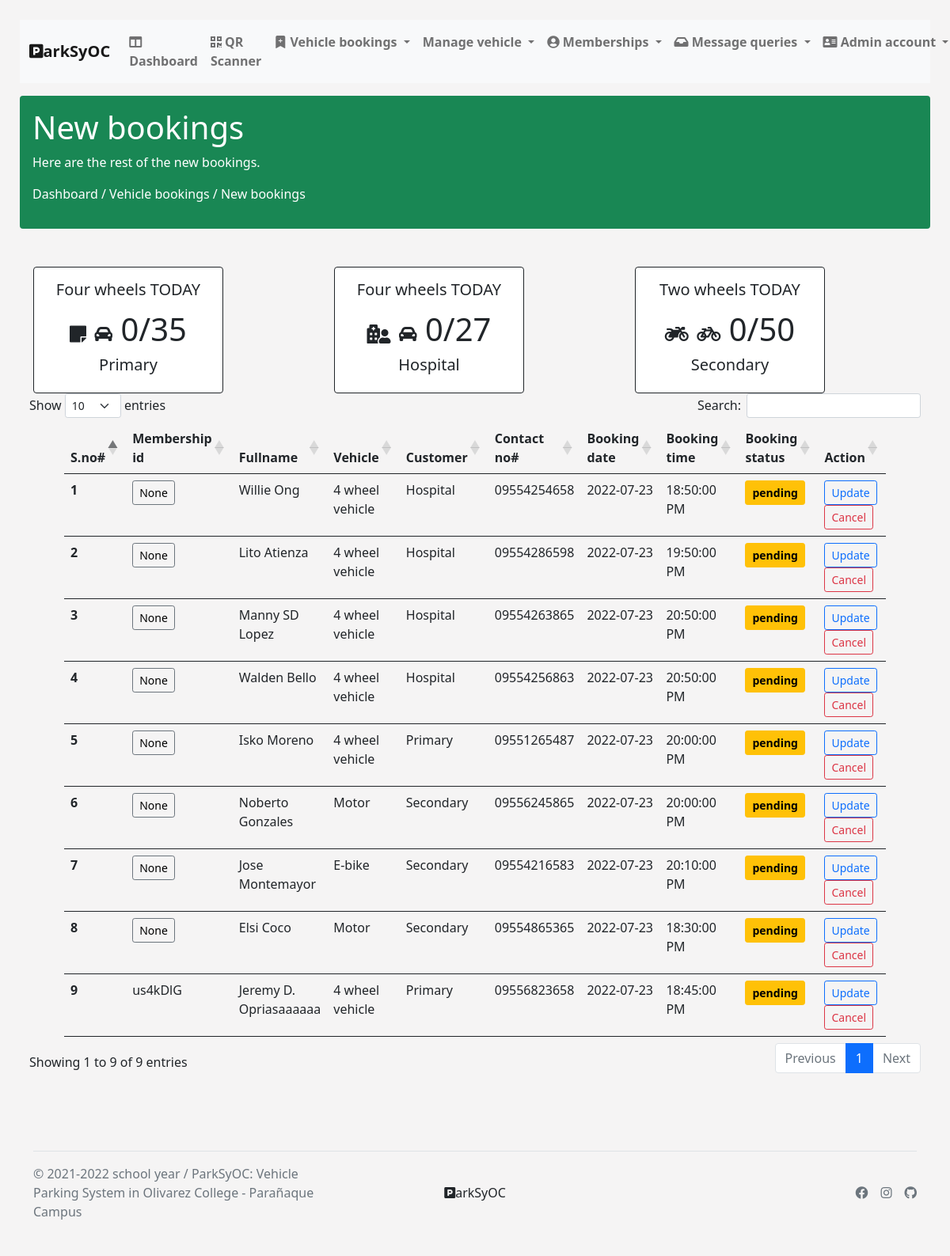
Screenshot of /newBooking.php with the database file from the repository.
### tables this page shows
CREATE TABLE `add_vehicle` (
  `id` int(11) NOT NULL,
  `mmbrshp_id` varchar(255) NOT NULL,
  `identification` varchar(2048) NOT NULL,
  `vhcl_type` varchar(255) NOT NULL,
  `cstmr_type` varchar(255) NOT NULL,
  `plate_no` varchar(255) NOT NULL,
  `ownr_name` varchar(255) NOT NULL,
  `email` varchar(255) NOT NULL,
  `cntct_no` varchar(255) NOT NULL,
  `time_in` datetime NOT NULL,
  `out_time` datetime NOT NULL,
  `remarks` varchar(500) NOT NULL,
  `cstmr_stts` longtext NOT NULL,
  `booking_stts` longtext NOT NULL,
  `prkng_fee` varchar(255) NOT NULL,
  `bkng_time` time NOT NULL,
  `bkng_dt` date DEFAULT NULL,
  `qrcode` varchar(2048) NOT NULL,
  `getIn` time NOT NULL,
  `getOut` time NOT NULL,
  `hospitalID` varchar(2048) NOT NULL
);

### newBooking.php (the view, shortened to what this page needs)
<?php
require_once './db/pdo.php';
$member_count = "SELECT COUNT(id) FROM add_vehicle WHERE booking_stts = 'completed' AND out_time = '' AND date(bkng_dt) = CURRENT_DATE() AND vhcl_type = '4 wheel vehicle' AND cstmr_type = 'Member' ";
$member_fwheels = $pdo->query($member_count);
$member_fwheels->execute();
$rows_fwheels_member = $member_fwheels->fetchColumn();
$employee_count = "SELECT COUNT(id) FROM add_vehicle WHERE booking_stts = 'completed' AND out_time = '' AND date(bkng_dt) = CURRENT_DATE() AND vhcl_type = '4 wheel vehicle' AND cstmr_type = 'Employee' ";
$employee_fwheels = $pdo->query($employee_count);
$employee_fwheels->execute();
$rows_fwheels_employee = $employee_fwheels->fetchColumn();
$student_count = "SELECT COUNT(id) FROM add_vehicle WHERE booking_stts = 'completed' AND out_time = '' AND date(bkng_dt) = CURRENT_DATE() AND vhcl_type = '4 wheel vehicle' AND cstmr_type = 'Student' ";
$student_fwheels = $pdo->query($student_count);
$student_fwheels->execute();
$rows_fwheels_student = $student_fwheels->fetchColumn();
$visitor_count = "SELECT COUNT(id) FROM add_vehicle WHERE booking_stts = 'completed' AND out_time = '' AND date(bkng_dt) = CURRENT_DATE() AND vhcl_type = '4 wheel vehicle' AND cstmr_type = 'Visitor' ";
$visitor_fwheels = $pdo->query($visitor_count);
$visitor_fwheels->execute();
$rows_fwheels_visitor = $visitor_fwheels->fetchColumn();
$four_wheels_primary = $rows_fwheels_member + $rows_fwheels_employee + $rows_fwheels_student + $rows_fwheels_visitor;
$four_wheels_h = "SELECT COUNT(id) FROM add_vehicle WHERE booking_stts = 'completed' AND out_time = '' AND date(bkng_dt) = CURRENT_DATE() AND vhcl_type = '4 wheel vehicle' AND cstmr_type = 'Hospital' ";
$total_fwheels_h = $pdo->query($four_wheels_h);
$total_fwheels_h->execute();
$rows_fwheels_h = $total_fwheels_h->fetchColumn();
$motorWheels = "SELECT COUNT(id) FROM add_vehicle WHERE booking_stts = 'completed' AND out_time = '' AND date(bkng_dt) = CURRENT_DATE() AND vhcl_type = 'Motor' ";
$total_mwheels = $pdo->query($motorWheels);
$total_mwheels->execute();
$rows_mwheels = $total_mwheels->fetchColumn();
$bicycleWheels = "SELECT COUNT(id) FROM add_vehicle WHERE booking_stts = 'completed' AND out_time = '' AND date(bkng_dt) = CURRENT_DATE() AND vhcl_type = 'Bicycle' ";
$total_bwheels = $pdo->query($bicycleWheels);
$total_bwheels->execute();
$rows_bwheels = $total_bwheels->fetchColumn();
$eBikeWheels = "SELECT COUNT(id) FROM add_vehicle WHERE booking_stts = 'completed' AND out_time = '' AND date(bkng_dt) = CURRENT_DATE()  AND vhcl_type = 'E-bike' ";
$total_eBikeWheels = $pdo->query($eBikeWheels);
$total_eBikeWheels->execute();
$rows_eBikewheels = $total_eBikeWheels->fetchColumn();
$twoThreeWheels = $rows_mwheels + $rows_bwheels + $rows_eBikewheels;
$stmt = $pdo->query("SELECT * FROM add_vehicle WHERE date(bkng_dt) AND booking_stts = '' AND cstmr_stts = '' ORDER BY id ASC");
$stmt->execute();
$rows2 = $stmt->fetchAll(PDO::FETCH_ASSOC);
?>
<!DOCTYPE html>
<html lang="en">
<head>
  <link rel="stylesheet" href="https://use.fontawesome.com/releases/v5.15.4/css/all.css">
  <link href="https://cdn.jsdelivr.net/npm/bootstrap@5.1.3/dist/css/bootstrap.min.css" rel="stylesheet">
  <link rel="stylesheet" href="https://cdn.datatables.net/1.11.4/css/dataTables.bootstrap5.min.css">
  <link rel="stylesheet" href="./public/styles.css">
</head>
<body>
  <?php include_once "./views/nav.php"; ?>
  <div class="jumbutron-section mb-5">
    <div class="mt-3 p-3 bg-success text-white rounded">
      <h1>New bookings</h1>
      <p>Here are the rest of the new bookings.</p>
      <p>Dashboard / Vehicle bookings / New bookings</p>
    </div>
  </div>
  <div class="container">
    <div class="row">
      <div class="col">
        <div class="card border-dark text-center" style="width: 15rem; height: 10rem">
          <div class="card-body">
            <h5 class="card-title">Four wheels TODAY</h5>
            <div class="card-text fs-1">
              <i class="fas fa-sticky-note fs-4"></i>
              <i class="fas fa-car-alt fs-4"></i>
              <?php
                echo $four_wheels_primary . "/35";
              ?>
              <footer class="fs-5">Primary</footer>
            </div>
          </div>
        </div>
      </div>
      <div class="col">
        <div class="card border-dark text-center" style="width: 15rem; height: 10rem">
          <div class="card-body">
            <h5 class="card-title">Four wheels TODAY</h5>
            <div class="card-text fs-1">
              <i class="fas fa-hospital-user fs-4"></i>
              <i class="fas fa-car-alt fs-4"></i>
              <?php
                echo $rows_fwheels_h . "/27";
              ?>
              <footer class="fs-5">Hospital</footer>
            </div>
          </div>
        </div>
      </div>
      <div class="col">
        <div class="card border-dark text-center" style="width: 15rem; height: 10rem">
          <div class="card-body">
            <h5 class="card-title">Two wheels TODAY</h5>
            <div class="card-text fs-1">
              <i class="fas fa-motorcycle fs-4"></i>
              <i class="fas fa-bicycle fs-4"></i>
              <?php
                echo $twoThreeWheels . "/50";
              ?>
              <footer class="fs-5">Secondary</footer>
            </div>
          </div>
        </div>
      </div>
    </div>
  </div>
  <div class="container-fluid">
    <table id="datatableid" class="table table-hover border-dark">
      <thead>
        <tr>
          <th scope="col">S.no#</th>
          <th scope="col">Membership id</th>
          <th scope="col">Fullname</th>
          <th scope="col">Vehicle</th>
          <th scope="col">Customer</th>
          <th scope="col">Contact no#</th>
          <th scope="col">Booking date</th>
          <th scope="col">Booking time</th>
          <th scope="col">Booking status</th>
          <th scope="col">Action</th>
        </tr>
      </thead>
      <tbody>
          <tr>
            <?php
              foreach($rows2 as $i => $row):
            ?>
            <th scope="row"><?php echo $i + 1 ?></th>
            <td>
              <?php
                if($row['mmbrshp_id']){
                  echo $row['mmbrshp_id'];
                } else{
                  echo "<div class='btn btn-sm btn-outline-secondary text-black' disabled>";
                  echo "None";
                  echo "</div>";
                }
              ?>
            </td>
            <td><?php echo $row['ownr_name'] ?></td>
            <td><?php echo $row['vhcl_type'] ?></td>
            <td>
              <?php
              if($row['cstmr_type'] == 'Member' && $row['vhcl_type'] == '4 wheel vehicle' ){
                echo 'Primary';
              } elseif($row['cstmr_type'] == 'Visitor' && $row['vhcl_type'] == '4 wheel vehicle'){
                echo 'Primary';
              } elseif($row['cstmr_type'] == 'Employee' && $row['vhcl_type'] == '4 wheel vehicle'){
                echo 'Primary';
              } elseif($row['cstmr_type'] == 'Student' && $row['vhcl_type'] == '4 wheel vehicle'){
                echo 'Primary';
              } elseif($row['cstmr_type'] == 'Hospital' && $row['vhcl_type'] == '4 wheel vehicle'){
                echo 'Hospital';
              } elseif($row['cstmr_type'] == 'Member' && $row['vhcl_type'] == 'Bicycle'){
                echo 'Secondary';
              } elseif($row['cstmr_type'] == 'Visitor' && $row['vhcl_type'] == 'Bicycle'){
                echo 'Secondary';
              } elseif($row['cstmr_type'] == 'Employee' && $row['vhcl_type'] == 'Bicycle'){
                echo 'Secondary';
              } elseif($row['cstmr_type'] == 'Student' && $row['vhcl_type'] == 'Bicycle'){
                echo 'Secondary';
              } elseif($row['cstmr_type'] == 'Hospital' && $row['vhcl_type'] == 'Bicycle'){
                echo 'Secondary';
              } elseif($row['cstmr_type'] == 'Visitor' && $row['vhcl_type'] == 'Motor'){
                echo 'Secondary';
              } elseif($row['cstmr_type'] == 'Member' && $row['vhcl_type'] == 'Motor'){
                echo 'Secondary';
              } elseif($row['cstmr_type'] == 'Employee' && $row['vhcl_type'] == 'Motor'){
                echo 'Secondary';
              } elseif($row['cstmr_type'] == 'Student' && $row['vhcl_type'] == 'Motor'){
                echo 'Secondary';
              } elseif($row['cstmr_type'] == 'Hospital' && $row['vhcl_type'] == 'Motor'){
                echo 'Secondary';
              } elseif($row['cstmr_type'] == 'Member' && $row['vhcl_type'] == 'E-bike'){
                echo 'Secondary';
              } elseif($row['cstmr_type'] == 'Visitor' && $row['vhcl_type'] == 'E-bike'){
                echo 'Secondary';
              } elseif($row['cstmr_type'] == 'Employee' && $row['vhcl_type'] == 'E-bike'){
                echo 'Secondary';
              } elseif($row['cstmr_type'] == 'Student' && $row['vhcl_type'] == 'E-bike'){
                echo 'Secondary';
              } elseif($row['cstmr_type'] == 'Hospital' && $row['vhcl_type'] == 'E-bike'){
                echo 'Secondary';
              }
              ?>
            </td>
            <td><?php echo $row['cntct_no'] ?></td>
            <td><?php echo $row['bkng_dt'] ?></td>
            <td>
              <?php
                if($row['bkng_time'] < 12){
                  echo $row['bkng_time'] . ' AM';
                } elseif($row['bkng_time'] >= 12){
                  echo $row['bkng_time'] . ' PM';
                }
              ?>
            </td>
            <td>
              <?php
                if($row['booking_stts'] == ''){
                  echo "<div class='btn btn-sm btn-warning'>";
                  echo "<b>";
                  echo "pending";
                  echo "</b>";
                  echo "</div>";
                } else{
                  echo $row['booking_status'];
                }
              ?>
            </td>
            <td>
              <form action="" method="POST">
                <a href="./updateNewBooking.php?<?php echo "bookingId=" . $row['id'] ?>" name="confirm" class="btn btn-sm btn-outline-primary">Update</a>
                <a href="./cancelBookings.php?<?php echo "cancelId=" . $row['id'] ?>" name="delete" class="btn btn-sm btn-outline-danger">Cancel</a>
              </form>
            </td>
          </tr>
          <?php endforeach; ?>
      </tbody>
    </table>
  </div>
  <br>
  <br>
  <br>
  <?php include_once "./views/footer.php"; ?>
</body>
</html>

### public/styles.css (style rules this page uses)
:root { --body-bg: rgb(204, 204, 204); --white: #ffff; --darkWhite: #ccc; --black: #0000; --dark: #615c60; --themeColor: #22b8d1; --pageShadow: 0 0 0 .5cm rgba(0, 0, 0, 0.5); }
body { padding: 10px; margin: 15px; background-color: rgb(245, 244, 244); }
.table { width: 75%; margin: 20px auto; }

### rows the page displays
add_vehicle: mmbrshp_id "None", ownr_name "Willie Ong", vhcl_type "4 wheel vehicle", cstmr_type "Hospital", cntct_no "09554254658", bkng_dt "2022-07-23", bkng_time "18:50:00", booking_stts "pending"
add_vehicle: mmbrshp_id "None", ownr_name "Lito Atienza", vhcl_type "4 wheel vehicle", cstmr_type "Hospital", cntct_no "09554286598", bkng_dt "2022-07-23", bkng_time "19:50:00", booking_stts "pending"
add_vehicle: mmbrshp_id "None", ownr_name "Manny SD Lopez", vhcl_type "4 wheel vehicle", cstmr_type "Hospital", cntct_no "09554263865", bkng_dt "2022-07-23", bkng_time "20:50:00", booking_stts "pending"
add_vehicle: mmbrshp_id "None", ownr_name "Walden Bello", vhcl_type "4 wheel vehicle", cstmr_type "Hospital", cntct_no "09554256863", bkng_dt "2022-07-23", bkng_time "20:50:00", booking_stts "pending"
add_vehicle: mmbrshp_id "None", ownr_name "Isko Moreno", vhcl_type "4 wheel vehicle", cstmr_type "Primary", cntct_no "09551265487", bkng_dt "2022-07-23", bkng_time "20:00:00", booking_stts "pending"
add_vehicle: mmbrshp_id "None", ownr_name "Noberto Gonzales", vhcl_type "Motor", cstmr_type "Secondary", cntct_no "09556245865", bkng_dt "2022-07-23", bkng_time "20:00:00", booking_stts "pending"
add_vehicle: mmbrshp_id "None", ownr_name "Jose Montemayor", vhcl_type "E-bike", cstmr_type "Secondary", cntct_no "09554216583", bkng_dt "2022-07-23", bkng_time "20:10:00", booking_stts "pending"
add_vehicle: mmbrshp_id "None", ownr_name "Elsi Coco", vhcl_type "Motor", cstmr_type "Secondary", cntct_no "09554865365", bkng_dt "2022-07-23", bkng_time "18:30:00", booking_stts "pending"
add_vehicle: mmbrshp "us4kDlG", ownr_name "Jeremy D. Opriasaaaaaa", vhcl_type "4 wheel vehicle", cstmr_type "Primary", cntct_no "09556823658", bkng_dt "2022-07-23", bkng_time "18:45:00", booking_stts "pending"

### other values shown
$four_wheels_primary "0"
$rows_fwheels_h "0"
$twoThreeWheels "0"
